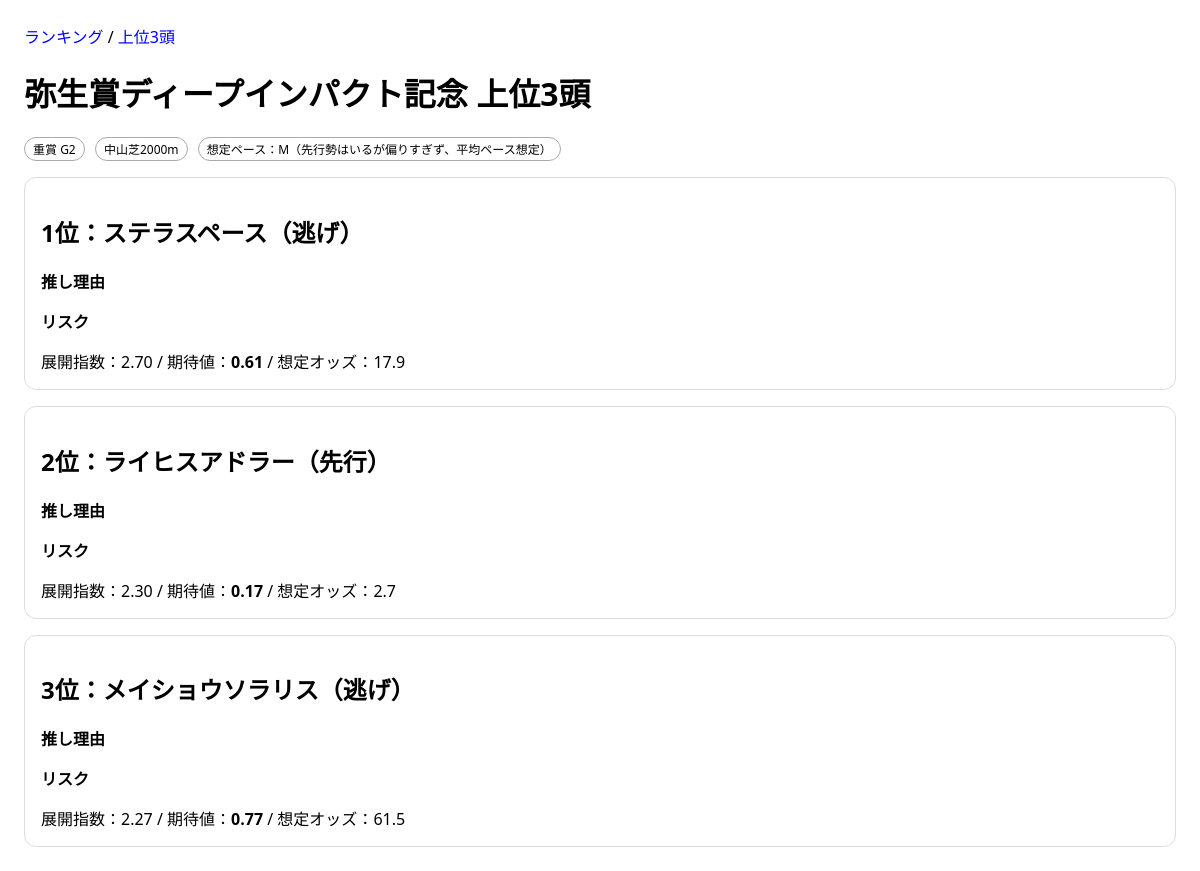
The page /top/ on the database its author committed.
### keibaapp_1/models.py (models this page shows, shortened)
class Race(models.Model):
    GRADE_CHOICES = [("G1", "G1"), ("G2", "G2"), ("G3", "G3")]
    name = models.CharField(max_length=100)
    race_date = models.DateField()
    course = models.CharField(max_length=100)  # 例：東京 ダ1600
    grade = models.CharField(max_length=2, choices=GRADE_CHOICES)
    track_condition = models.CharField(max_length=10, blank=True, default="")  # 良/稍/重/不
    pace = models.CharField(max_length=1, blank=True, default="")  # S/M/H
    pace_comment = models.CharField(max_length=100, blank=True, default="")
    created_at = models.DateTimeField(auto_now_add=True)

class HorseEntry(models.Model):
    RUN_STYLE_CHOICES = [
        ("NIGE", "逃げ"),
        ("SENKO", "先行"),
        ("KOUI", "好位"),
        ("SASHI", "差し"),
        ("OIKOMI", "追込"),
        ("UNKNOWN", "不明"),
    ]
    race = models.ForeignKey(Race, on_delete=models.CASCADE, related_name="entries")
    horse_name = models.CharField(max_length=100)
    gate = models.PositiveIntegerField(default=0)    # 枠
    number = models.PositiveIntegerField(default=0)  # 馬番
    jockey = models.CharField(max_length=100, blank=True, default="")
    run_style = models.CharField(max_length=10, choices=RUN_STYLE_CHOICES, default="UNKNOWN")
    last1_agari_rank = models.PositiveIntegerField(null=True, blank=True)
    last2_agari_rank = models.PositiveIntegerField(null=True, blank=True)
    last3_agari_rank = models.PositiveIntegerField(null=True, blank=True)
    last1_agari_3f = models.FloatField(null=True, blank=True)
    last2_agari_3f = models.FloatField(null=True, blank=True)
    last3_agari_3f = models.FloatField(null=True, blank=True)
    last1_field_size = models.PositiveIntegerField(null=True, blank=True)
    last2_field_size = models.PositiveIntegerField(null=True, blank=True)
    last3_field_size = models.PositiveIntegerField(null=True, blank=True)
    last1_corner4_pos = models.PositiveIntegerField(null=True, blank=True)
    last2_corner4_pos = models.PositiveIntegerField(null=True, blank=True)
    last3_corner4_pos = models.PositiveIntegerField(null=True, blank=True)
    expected_odds = models.FloatField(null=True, blank=True)
    created_at = models.DateTimeField(auto_now_add=True)

### keibaapp_1/views.py (the view)
# urls.py: path("top/", views.top3_db),
def top3_db(request):
    race = get_selected_or_current_race(request)
    if not race:
        return render(request, "keibaapp_1/race_empty.html")
    entries = list(race.entries.all())
    analysis = analyze_entries(entries)
    rows_sorted = analysis["results"][:3]
    rows = []
    for i, r in enumerate(rows_sorted, start=1):
        rows.append({
            "rank": i,
            "horse_name": r["horse_name"],
            "style": display_run_style(r["run_style"]),
            "corner4_index": r["corner4_index"],
            "tempo": r["tempo"],
            "win_prob": r["pseudo_win_prob"],
            "ev": r["value_index"],
            "odds": r["expected_odds"],
        })
    return render(request, "keibaapp_1/top3_mock.html", {
        "race": {
            "name": race.name,
            "grade": race.grade,
            "course": race.course,
            "pace": analysis["pace"],
            "pace_comment": analysis["pace_comment"],
        },
        "rows": rows
    })

### keibaapp_1/services.py (called while the page is built, shortened)
def agari_rank_score(e: HorseEntry) -> Optional[int]:
    ranks = [
        e.last1_agari_rank,
        e.last2_agari_rank,
        e.last3_agari_rank
    ]
    ranks = [r for r in ranks if r is not None and r > 0]
    if not ranks:
        return None
    if 1 in ranks:
        return 3
    elif 2 in ranks:
        return 2
    elif 3 in ranks:
        return 1
    else:
        return 0

def calc_corner4_index(field_size: int, corner4_pos: int) -> Optional[float]:
    if not field_size or not corner4_pos:
        return None
    if field_size <= 1:
        return None
    if corner4_pos > field_size:
        return None
    return ((field_size - corner4_pos) / (field_size - 1)) * 100

def _corner4_pairs(entry: HorseEntry):
    return [
        (entry.last1_field_size, entry.last1_corner4_pos),
        (entry.last2_field_size, entry.last2_corner4_pos),
        (entry.last3_field_size, entry.last3_corner4_pos),
    ]

def avg_corner4_index(entry: HorseEntry) -> Optional[float]:
    values = []
    for field_size, pos in _corner4_pairs(entry):
        idx = calc_corner4_index(field_size, pos)
        if idx is not None:
            values.append(idx)
    if not values:
        return None
    return sum(values) / len(values)

def calc_front_metrics(entry: HorseEntry) -> dict:
    valid_positions = []
    indices = []
    for field_size, pos in _corner4_pairs(entry):
        if field_size and pos and field_size > 1 and pos <= field_size:
            valid_positions.append(pos)
            idx = calc_corner4_index(field_size, pos)
            if idx is not None:
                indices.append(idx)
    valid_count = len(valid_positions)
    nige_count = sum(1 for pos in valid_positions if pos == 1)
    front3_count = sum(1 for pos in valid_positions if pos <= 3)
    return {
        "avg_index": sum(indices) / len(indices) if indices else None,
        "nige_rate": nige_count / valid_count,
        "front3_rate": front3_count / valid_count,
        "valid_count": valid_count,
    }

def get_effective_run_style(entry: HorseEntry) -> str:
    auto_style = classify_run_style(entry)
    if auto_style != "UNKNOWN":
        return auto_style
    return entry.run_style or "UNKNOWN"

def display_run_style(style_code: str) -> str:
    table = {
        "NIGE": "逃げ",
        "SENKO": "先行",
        "KOUI": "好位",
        "SASHI": "差し",
        "OIKOMI": "追込",
        "UNKNOWN": "不明",
    }
    return table.get(style_code, "不明")

### keibaapp_1/templates/keibaapp_1/top3_mock.html (shortened to what this page needs)
{% extends "keibaapp_1/base.html" %}
{% block content %}
  <h1>{{ race.name }} 上位3頭</h1>
  <div class="meta">
    <span class="badge">重賞 {{ race.grade }}</span>
    <span class="badge">{{ race.course }}</span>
    <span class="badge">想定ペース：{{ race.pace }}（{{ race.pace_comment }}）</span>
  </div>
  {% for r in rows %}
    <div class="card">
      <h2>{{ r.rank }}位：{{ r.horse_name }}（{{ r.style }}）</h2>
      <b>推し理由</b>
      <b>リスク</b>
      <div class="numbers">
        展開指数：{{ r.tempo|floatformat:2 }} /
        期待値：<b>{{ r.ev|floatformat:2 }}</b> /
        想定オッズ：{{ r.odds }}
      </div>
    </div>
  {% endfor %}
{% endblock %}

### keibaapp_1/templates/keibaapp_1/base.html (style rules this page uses)
body { font-family: system-ui, sans-serif; margin: 24px; }
.badge { display:inline-block; padding:2px 8px; border:1px solid #aaa; border-radius:999px; font-size:12px; margin-right:6px; }
.meta { margin: 8px 0 16px; }
.card { border:1px solid #ddd; border-radius:12px; padding:16px; margin:16px 0; }

### rows shown on the page
Race: name "弥生賞ディープインパクト記念", grade "G2", course "中山芝2000m"
HorseEntry: horse_name "ステラスペース", odds "17.9"
HorseEntry: horse_name "ライヒスアドラー", odds "2.7"
HorseEntry: horse_name "メイショウソラリス", odds "61.5"

### other values the page prints
{{ race.pace }} "M"
{{ race.pace_comment }} "先行勢はいるが偏りすぎず、平均ペース想定"
{{ r.rank }} "1" "2" "3"
{{ r.style }} "逃げ" "先行" "逃げ"
{{ r.tempo|floatformat:2 }} "2.70" "2.30" "2.27"
{{ r.ev|floatformat:2 }} "0.61" "0.17" "0.77"
